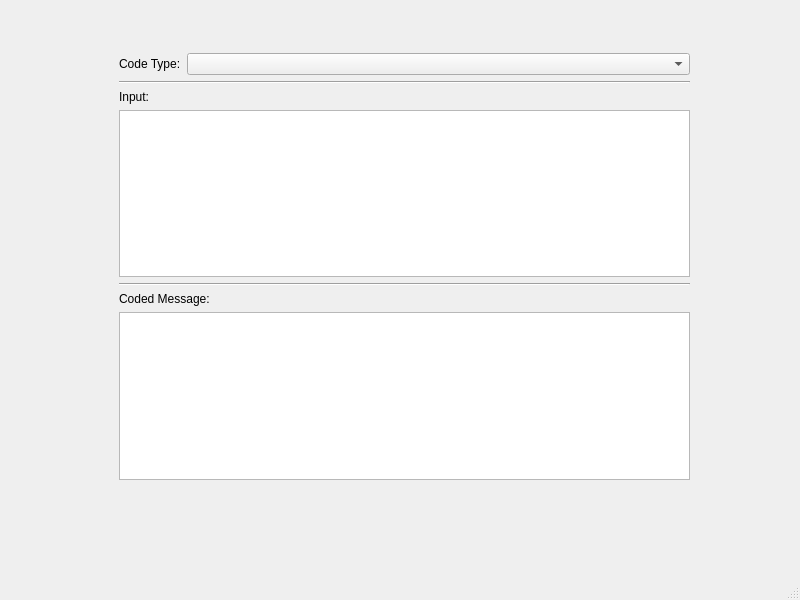
<?xml version="1.0" encoding="UTF-8"?>
<ui version="4.0">
 <class>MainWindow</class>
 <widget class="QMainWindow" name="MainWindow">
  <property name="geometry">
   <rect>
    <x>0</x>
    <y>0</y>
    <width>800</width>
    <height>600</height>
   </rect>
  </property>
  <property name="windowTitle">
   <string>Cipher</string>
  </property>
  <property name="windowOpacity">
   <double>0.980000000000000</double>
  </property>
  <widget class="QWidget" name="centralwidget">
   <widget class="QWidget" name="gridLayoutWidget">
    <property name="geometry">
     <rect>
      <x>119</x>
      <y>49</y>
      <width>571</width>
      <height>431</height>
     </rect>
    </property>
    <layout class="QGridLayout" name="gridLayout">
     <property name="topMargin">
      <number>4</number>
     </property>
     <item row="0" column="0">
      <layout class="QGridLayout" name="gridLayout_2" columnstretch="0,1">
       <property name="topMargin">
        <number>0</number>
       </property>
       <item row="0" column="1">
        <widget class="QComboBox" name="comboBox"/>
       </item>
       <item row="0" column="0">
        <widget class="QLabel" name="label_3">
         <property name="text">
          <string>Code Type:</string>
         </property>
        </widget>
       </item>
      </layout>
     </item>
     <item row="3" column="0">
      <widget class="QTextBrowser" name="textBrowser"/>
     </item>
     <item row="2" column="0">
      <widget class="QLabel" name="label">
       <property name="text">
        <string>Input: </string>
       </property>
      </widget>
     </item>
     <item row="5" column="0">
      <widget class="QLabel" name="label_2">
       <property name="text">
        <string>Coded Message:</string>
       </property>
      </widget>
     </item>
     <item row="6" column="0">
      <widget class="QTextBrowser" name="textBrowser_2"/>
     </item>
     <item row="1" column="0">
      <widget class="Line" name="line">
       <property name="orientation">
        <enum>Qt::Horizontal</enum>
       </property>
      </widget>
     </item>
     <item row="4" column="0">
      <widget class="Line" name="line_2">
       <property name="orientation">
        <enum>Qt::Horizontal</enum>
       </property>
      </widget>
     </item>
    </layout>
   </widget>
  </widget>
  <widget class="QMenuBar" name="menubar">
   <property name="geometry">
    <rect>
     <x>0</x>
     <y>0</y>
     <width>800</width>
     <height>22</height>
    </rect>
   </property>
  </widget>
  <widget class="QStatusBar" name="statusbar"/>
 </widget>
 <resources/>
 <connections/>
</ui>
